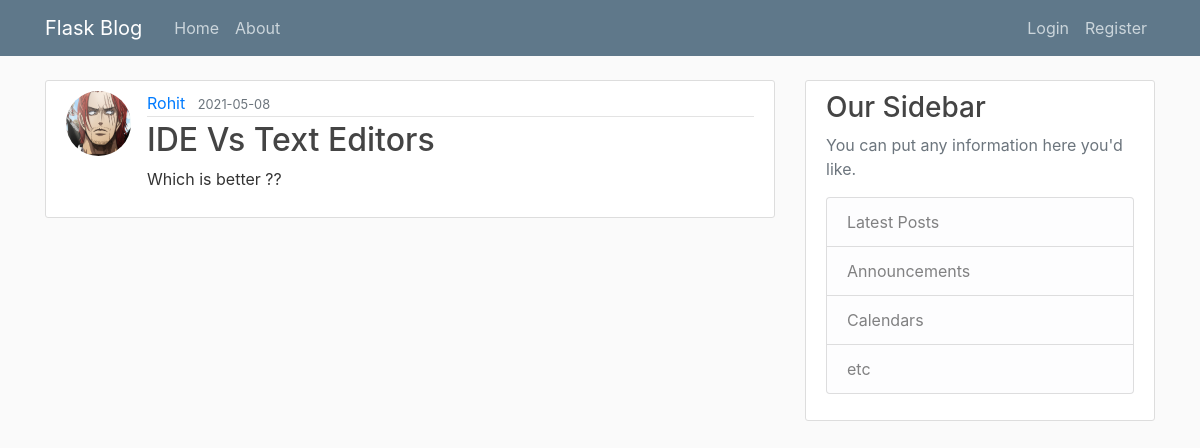
Page /post/10 on the earlier database version.
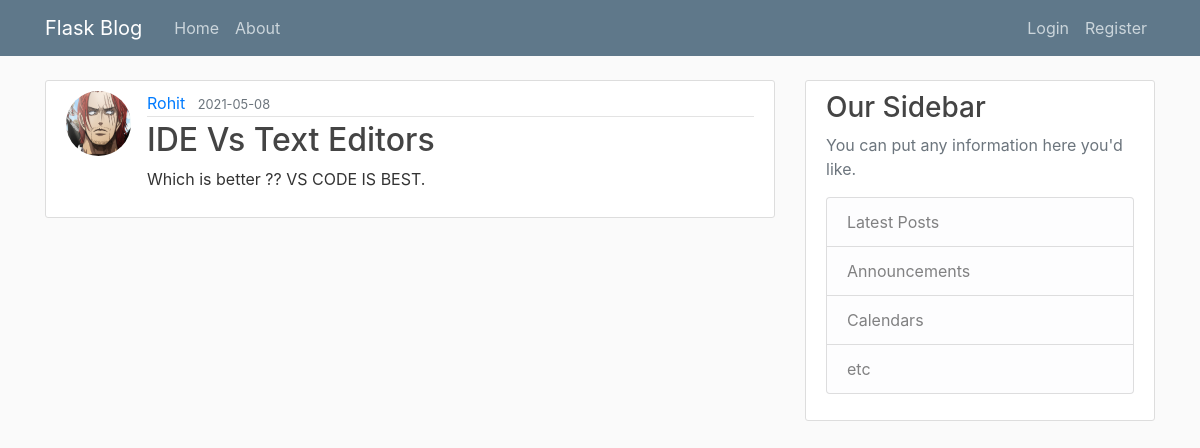
Same page on the later database version.
### flaskblog/models.py (models this page shows, shortened)
class Post(db.Model):
    id = db.Column(db.Integer, primary_key=True)
    title = db.Column(db.String(100), nullable=False)
    date_posted = db.Column(db.DateTime, nullable=False, default=datetime.utcnow)
    content = db.Column(db.Text, nullable=False)
    user_id = db.Column(db.Integer, db.ForeignKey('user.id'), nullable=False)

### flaskblog/posts/routes.py (the view)
@posts.route("/post/<int:post_id>")
def post(post_id):
    post = Post.query.get_or_404(post_id)
    return render_template('post.html', title=post.title, post=post)

### flaskblog/models.py (called while the page is built)
    def __repr__(self):
        return f"User('{self.username}','{self.email}','{self.image_file}')"

### flaskblog/templates/post.html (shortened to what this page needs)
{%extends "layout.html" %}
{%block content %}
    <article class="media content-section">
        <img class="rounded-circle article-img" src="{{url_for('static',filename='profile_pics/' + post.author.image_file)}}">
        <div class="media-body">
        <div class="article-metadata">
            <a class="mr-2" href="{{url_for('users.user_posts', username=post.author.username)}}">{{ post.author.username }}</a>
            <small class="text-muted">{{ post.date_posted.strftime("%Y-%m-%d") }}</small>
        </div>
        <h2 class="article-title">{{ post.title }}</h2>
        <p class="article-content">{{ post.content }}</p>
        </div>
    </article>
{% endblock content %}

Differences in the rows shown:
changed Post "IDE Vs Text Editors": content "Which is better ??" → "Which is better ?? VS CODE IS BEST."
